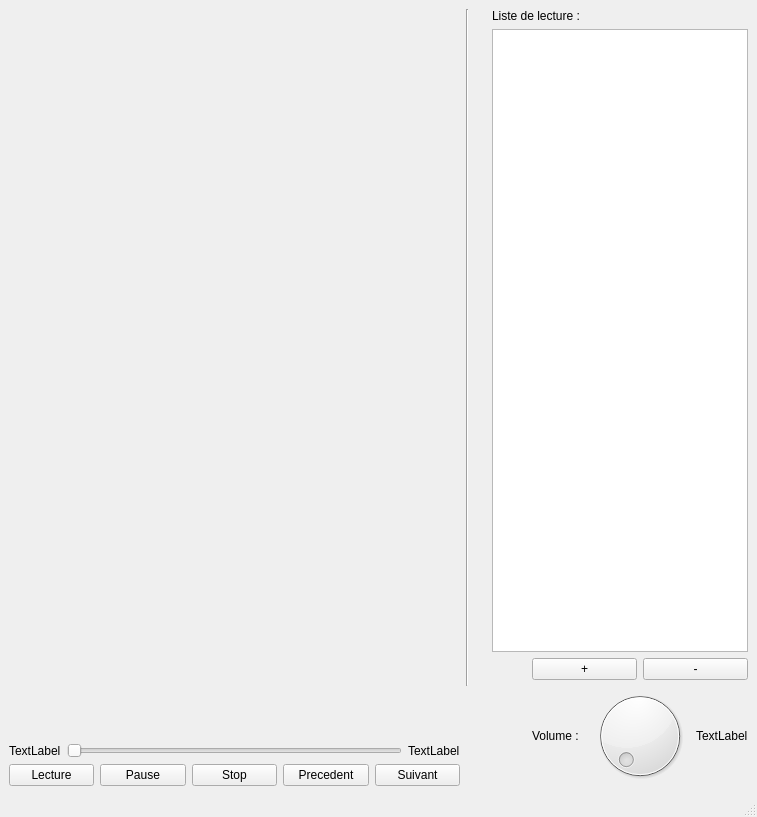
<?xml version="1.0" encoding="UTF-8"?>
<ui version="4.0">
 <class>MainWindow</class>
 <widget class="QMainWindow" name="MainWindow">
  <property name="geometry">
   <rect>
    <x>0</x>
    <y>0</y>
    <width>757</width>
    <height>817</height>
   </rect>
  </property>
  <property name="windowTitle">
   <string>MainWindow</string>
  </property>
  <widget class="QWidget" name="centralwidget">
   <layout class="QHBoxLayout" name="horizontalLayout_3">
    <item>
     <layout class="QVBoxLayout" name="verticalLayout_2">
      <item>
       <widget class="QWidget" name="ecranWidget" native="true">
        <property name="sizePolicy">
         <sizepolicy hsizetype="Expanding" vsizetype="Expanding">
          <horstretch>0</horstretch>
          <verstretch>0</verstretch>
         </sizepolicy>
        </property>
       </widget>
      </item>
      <item>
       <layout class="QHBoxLayout" name="horizontalLayout_5">
        <item>
         <widget class="QLabel" name="tempLecture">
          <property name="text">
           <string>TextLabel</string>
          </property>
         </widget>
        </item>
        <item>
         <widget class="QSlider" name="barreLect">
          <property name="orientation">
           <enum>Qt::Horizontal</enum>
          </property>
         </widget>
        </item>
        <item>
         <widget class="QLabel" name="tempRestant">
          <property name="text">
           <string>TextLabel</string>
          </property>
         </widget>
        </item>
       </layout>
      </item>
      <item>
       <layout class="QHBoxLayout" name="horizontalLayout_2">
        <property name="sizeConstraint">
         <enum>QLayout::SetNoConstraint</enum>
        </property>
        <item>
         <widget class="QPushButton" name="pbLecture">
          <property name="text">
           <string>Lecture</string>
          </property>
         </widget>
        </item>
        <item>
         <widget class="QPushButton" name="pbPause">
          <property name="text">
           <string>Pause</string>
          </property>
         </widget>
        </item>
        <item>
         <widget class="QPushButton" name="pbPause_2">
          <property name="text">
           <string>Stop</string>
          </property>
         </widget>
        </item>
        <item>
         <widget class="QPushButton" name="pbPrecedent">
          <property name="text">
           <string>Precedent</string>
          </property>
         </widget>
        </item>
        <item>
         <widget class="QPushButton" name="pbSuivant">
          <property name="text">
           <string>Suivant</string>
          </property>
         </widget>
        </item>
       </layout>
      </item>
     </layout>
    </item>
    <item>
     <layout class="QVBoxLayout" name="verticalLayout_3">
      <property name="spacing">
       <number>6</number>
      </property>
      <item>
       <widget class="Line" name="line">
        <property name="enabled">
         <bool>true</bool>
        </property>
        <property name="sizePolicy">
         <sizepolicy hsizetype="Fixed" vsizetype="Preferred">
          <horstretch>0</horstretch>
          <verstretch>1</verstretch>
         </sizepolicy>
        </property>
        <property name="orientation">
         <enum>Qt::Vertical</enum>
        </property>
       </widget>
      </item>
      <item>
       <spacer name="verticalSpacer">
        <property name="orientation">
         <enum>Qt::Vertical</enum>
        </property>
        <property name="sizeType">
         <enum>QSizePolicy::Fixed</enum>
        </property>
        <property name="sizeHint" stdset="0">
         <size>
          <width>20</width>
          <height>100</height>
         </size>
        </property>
       </spacer>
      </item>
     </layout>
    </item>
    <item>
     <layout class="QVBoxLayout" name="verticalLayout">
      <item>
       <widget class="QLabel" name="label">
        <property name="text">
         <string>Liste de lecture :</string>
        </property>
       </widget>
      </item>
      <item>
       <widget class="QListWidget" name="listWidget">
        <property name="sizePolicy">
         <sizepolicy hsizetype="Minimum" vsizetype="Expanding">
          <horstretch>0</horstretch>
          <verstretch>0</verstretch>
         </sizepolicy>
        </property>
       </widget>
      </item>
      <item>
       <layout class="QHBoxLayout" name="horizontalLayout">
        <item>
         <spacer name="horizontalSpacer">
          <property name="orientation">
           <enum>Qt::Horizontal</enum>
          </property>
          <property name="sizeType">
           <enum>QSizePolicy::Minimum</enum>
          </property>
          <property name="sizeHint" stdset="0">
           <size>
            <width>40</width>
            <height>20</height>
           </size>
          </property>
         </spacer>
        </item>
        <item>
         <widget class="QPushButton" name="pbPlus">
          <property name="text">
           <string>+</string>
          </property>
         </widget>
        </item>
        <item>
         <widget class="QPushButton" name="pbMoins">
          <property name="text">
           <string>-</string>
          </property>
         </widget>
        </item>
       </layout>
      </item>
      <item>
       <layout class="QHBoxLayout" name="horizontalLayout_4">
        <item>
         <spacer name="horizontalSpacer_2">
          <property name="orientation">
           <enum>Qt::Horizontal</enum>
          </property>
          <property name="sizeType">
           <enum>QSizePolicy::Minimum</enum>
          </property>
          <property name="sizeHint" stdset="0">
           <size>
            <width>40</width>
            <height>20</height>
           </size>
          </property>
         </spacer>
        </item>
        <item>
         <widget class="QLabel" name="label_2">
          <property name="text">
           <string>Volume :</string>
          </property>
         </widget>
        </item>
        <item>
         <widget class="QDial" name="dial"/>
        </item>
        <item>
         <widget class="QLabel" name="nivoVolume">
          <property name="text">
           <string>TextLabel</string>
          </property>
         </widget>
        </item>
       </layout>
      </item>
     </layout>
    </item>
   </layout>
  </widget>
  <widget class="QMenuBar" name="menubar">
   <property name="geometry">
    <rect>
     <x>0</x>
     <y>0</y>
     <width>757</width>
     <height>21</height>
    </rect>
   </property>
  </widget>
  <widget class="QStatusBar" name="statusbar"/>
 </widget>
 <resources/>
 <connections/>
</ui>
